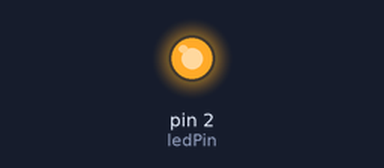
The sketch below on a simulated Arduino Uno, built with avr-gcc and run on an emulated ATmega328P. Parts: output pins drawn as LEDs (lit = HIGH). What the sketch prints to the serial monitor is not drawn.

Above: at 0.1 s.
Timing chart, 0 to 1.6 s (numbered marks = the images above):
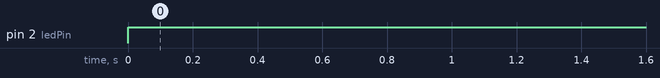

Measured:
- by itself, pin 2 (ledPin): LOW → HIGH at 0.00 s

The sketch:

arudino_code.ino
```cpp
int micPin = A0;
int ledPin = 2;
int threshold = 500;

void setup() {
  pinMode(ledPin, OUTPUT);
  Serial.begin(9600);
}

void loop() {
  int soundLevel = 600; // Simulating loud sound
  Serial.println(soundLevel); // Now it's defined before printing

  if (soundLevel > threshold) {
    digitalWrite(ledPin, HIGH); // Turn ON LED
  } else {
    digitalWrite(ledPin, LOW);  // Turn OFF LED
  }

  delay(100);
}
```
